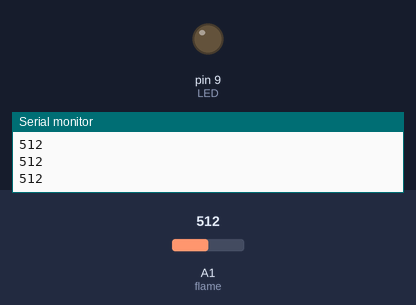
This sketch was run on a simulated Arduino Uno, built with avr-gcc and run on an emulated ATmega328P. On the bench: output pins drawn as LEDs (lit = HIGH), the last lines printed to the serial monitor. Inputs (shaded band) come from the test bench; at power-on: A1 (flame) = 512.

Above: at 1.2 s.
1.3 s: A1 (flame) set to 315
2.8 s: A1 (flame) set to 286
At 3.2 s:
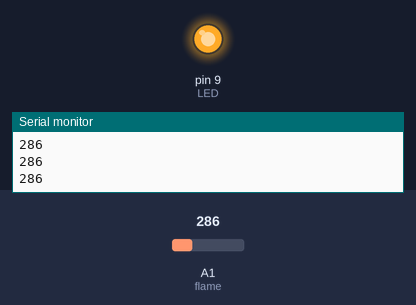
4.3 s: A1 (flame) set to 306
At 4.6 s:
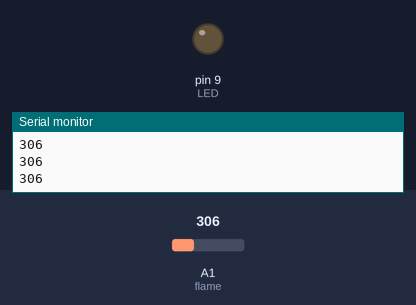
5.8 s: A1 (flame) set to 290
At 6.1 s:
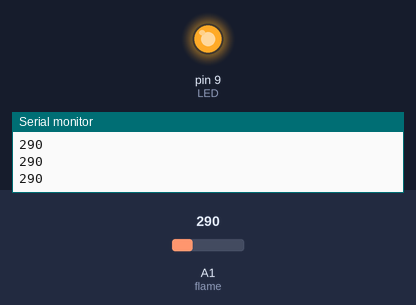
Timing chart, 0 to 8.3 s (numbered marks = the images above; inputs shaded):
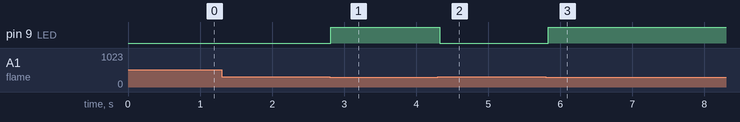

The sketch:

lesson_22.ino
```cpp
/*
  Keyestudio Mini Tank Robot V3 (Popular Edition)
  lesson 22
  flame sensor
  http://www.keyestudio.com
*/
int flame = A1; //Define the flame pin as analog pin A1
int LED = 9;    //Define the LED as digital port 9
int val = 0;    //Define digital variables
void setup() {
  pinMode(flame, INPUT);    //Define the buzzer as an input source
  pinMode(LED, OUTPUT);     //Set LED to output mode
  Serial.begin(9600);    //Set the baud rate to 9600
}
void loop() {
  val = analogRead(flame); //Read the analog value of the flame sensor
  Serial.println(val);//Output analog value and print it
  if (val < 300) {  //When analog value is less than 300, LED is on
    digitalWrite(LED, HIGH);  //LED is on
  } else {
    digitalWrite(LED, LOW); //LED is off
  }
  delay(50); //Delay in 50ms
}
//**********************************************************
```

Measured:
- the behaviour switches between 300 and 299 on A1 (flame) (found by bisection; images 0 and 1)
- after the input at 2.8 s, pin 9 (LED): LOW → HIGH at once
- after the input at 4.3 s, pin 9 (LED): HIGH → LOW at once
- after the input at 5.8 s, pin 9 (LED): LOW → HIGH at once
